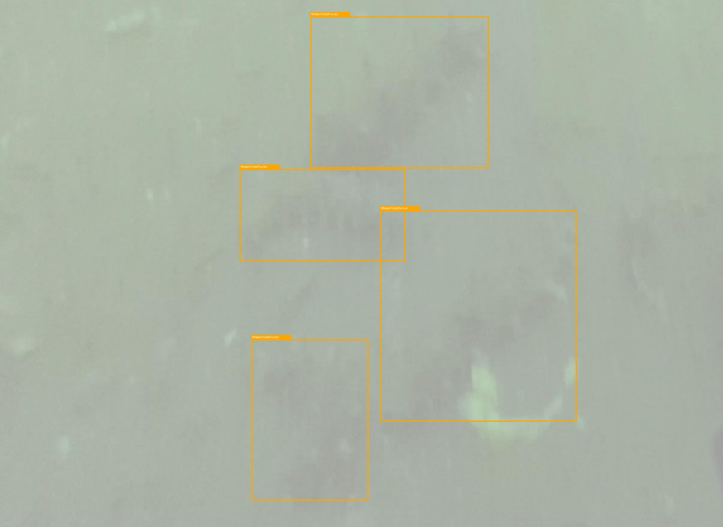
#> input picture figures/paper_figures/selected_failure_cases/case_a_holothurian.png, 723 x 527 px, found by its file name; its folder holds 4 pictures in this run
$ python make_failure_case_montage.py
#> lines starting #> are read from the running program, lines starting #| are printed output that depends on the picture; pictures that were not available may be replaced by others from this repository, and a replacement may not be noted
from pathlib import Path
from PIL import Image, ImageDraw


PROJECT_ROOT = Path(r"F:/Program Files/Underwater_Detection")

INPUT_DIR = PROJECT_ROOT / "paper_figures" / "selected_failure_cases"
OUTPUT_DIR = PROJECT_ROOT / "paper_figures"
OUTPUT_DIR.mkdir(parents=True, exist_ok=True)

CASE_STEMS = [
    "case_a_holothurian",
    "case_b_scallop",
    "case_c_haze",
    "case_d_severe",
]


def find_image_by_stem(input_dir, stem):
    for ext in [".png", ".jpg", ".jpeg", ".PNG", ".JPG", ".JPEG"]:
        path = input_dir / f"{stem}{ext}"
        if path.exists():
            return path

    candidates = list(input_dir.glob(stem + ".*"))
    if candidates:
        return candidates[0]

    raise FileNotFoundError(f"Cannot find image for stem: {stem}")


def resize_and_center_crop(img, target_w, target_h):
    """
    Fill the target cell without white padding.
    The image is center-cropped to the target ratio and then resized.
    """
    img = img.convert("RGB")
    w, h = img.size

    target_ratio = target_w / target_h
    img_ratio = w / h

    if img_ratio > target_ratio:
        new_w = int(h * target_ratio)
        left = (w - new_w) // 2
        img = img.crop((left, 0, left + new_w, h))
    else:
        new_h = int(w / target_ratio)
        top = (h - new_h) // 2
        img = img.crop((0, top, w, top + new_h))

    img = img.resize((target_w, target_h), Image.Resampling.LANCZOS)
    return img


def main():
    # 这里把高度加大，避免 A 图左右留白太多
    cell_w = 760
    cell_h = 520

    margin = 10

    total_w = cell_w * 2 + margin * 3
    total_h = cell_h * 2 + margin * 3

    montage = Image.new("RGB", (total_w, total_h), "white")
#> montage: PIL image 1550x1070 RGB; every value is 255
    draw = ImageDraw.Draw(montage)

    for idx, stem in enumerate(CASE_STEMS):
        img_path = find_image_by_stem(INPUT_DIR, stem)
        print(f"Loading: {img_path}")

        img = Image.open(img_path)
#> img is the input picture: PIL image 723x527 RGB; mean R, G, B 170.9, 179.5, 165.2
        img = resize_and_center_crop(img, cell_w, cell_h)
#> in resize_and_center_crop, `img = img.crop((0, top, w, top + new_h))`:
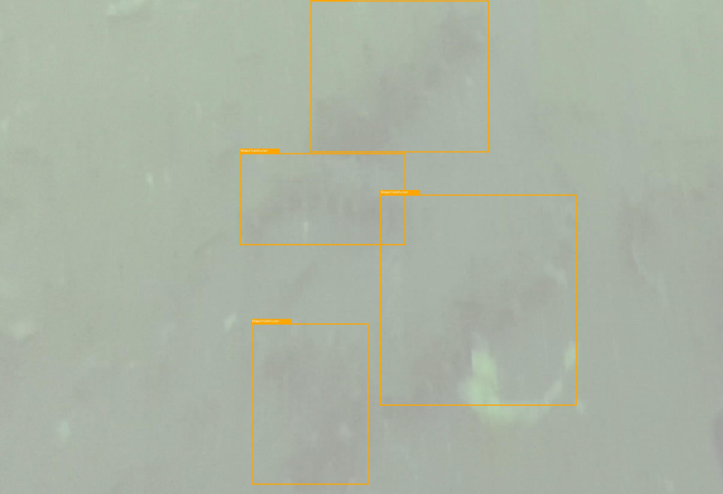
#> img: PIL image 723x494 RGB; mean R, G, B 170.9, 179.4, 165

        row = idx // 2
        col = idx % 2

        x = margin + col * (cell_w + margin)
        y = margin + row * (cell_h + margin)

        montage.paste(img, (x, y))
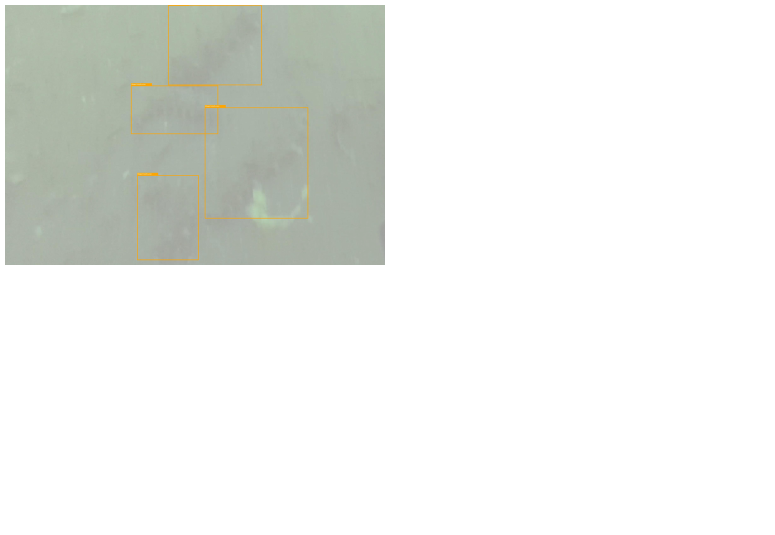
#> montage: PIL image 1550x1070 RGB (shown at 1/2 size); mean R, G, B 234.9, 237, 233.6

        draw.rectangle(
            [x, y, x + cell_w - 1, y + cell_h - 1],
            outline="black",
            width=1
        )
#> pass 2 of the loop in main, `for idx, stem in enumerate(CASE_STEMS):`:
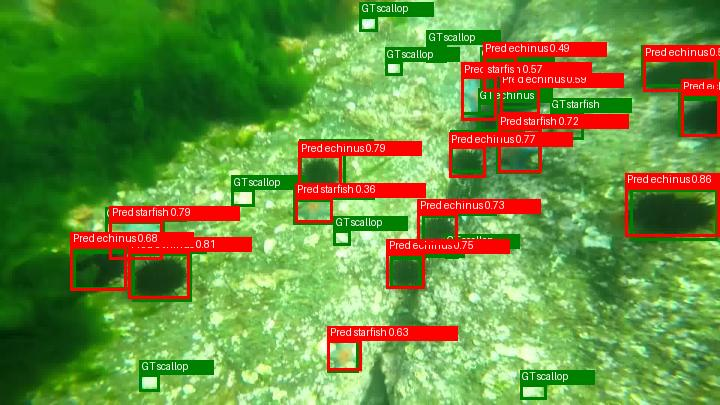
#> input picture figures/paper_figures/selected_failure_cases/case_b_scallop.jpg, 720 x 405 px, given in place of case_b_scallop.png, which was not available
#> in main, img is the input picture: PIL image 720x405 RGB; mean R, G, B 105.2, 142.7, 62.7
#> in resize_and_center_crop (call 2), `img = img.resize((target_w, target_h), Image.Resampling.LANCZOS)`:
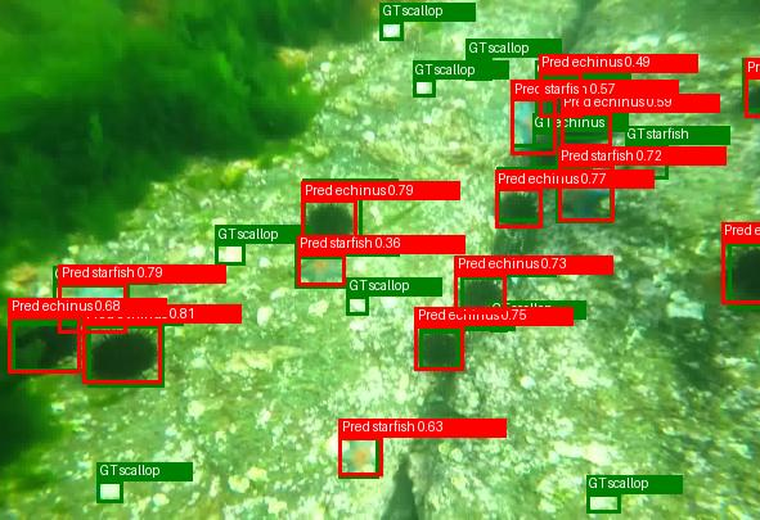
#> img: PIL image 760x520 RGB; mean R, G, B 114.7, 150.2, 69.2
#> in main, `montage.paste(img, (x, y))`:
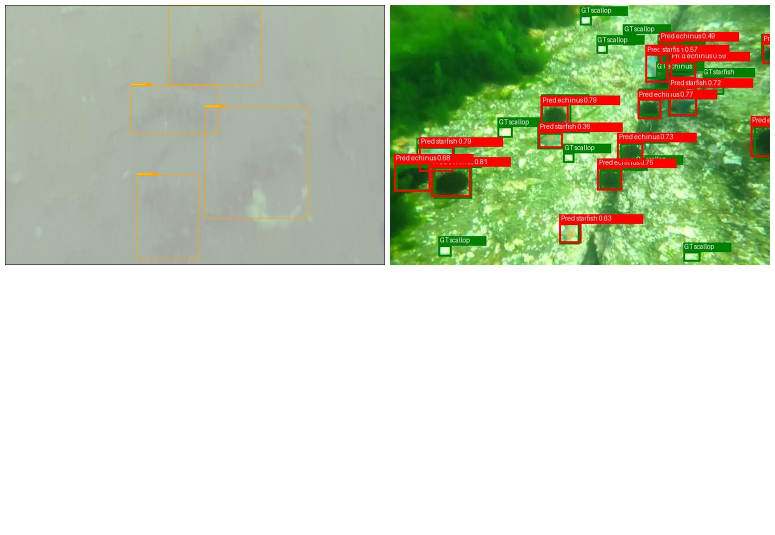
#> montage: PIL image 1550x1070 RGB (shown at 1/2 size); mean R, G, B 201.2, 211.7, 189
#> pass 3 of the loop in main, `for idx, stem in enumerate(CASE_STEMS):`:
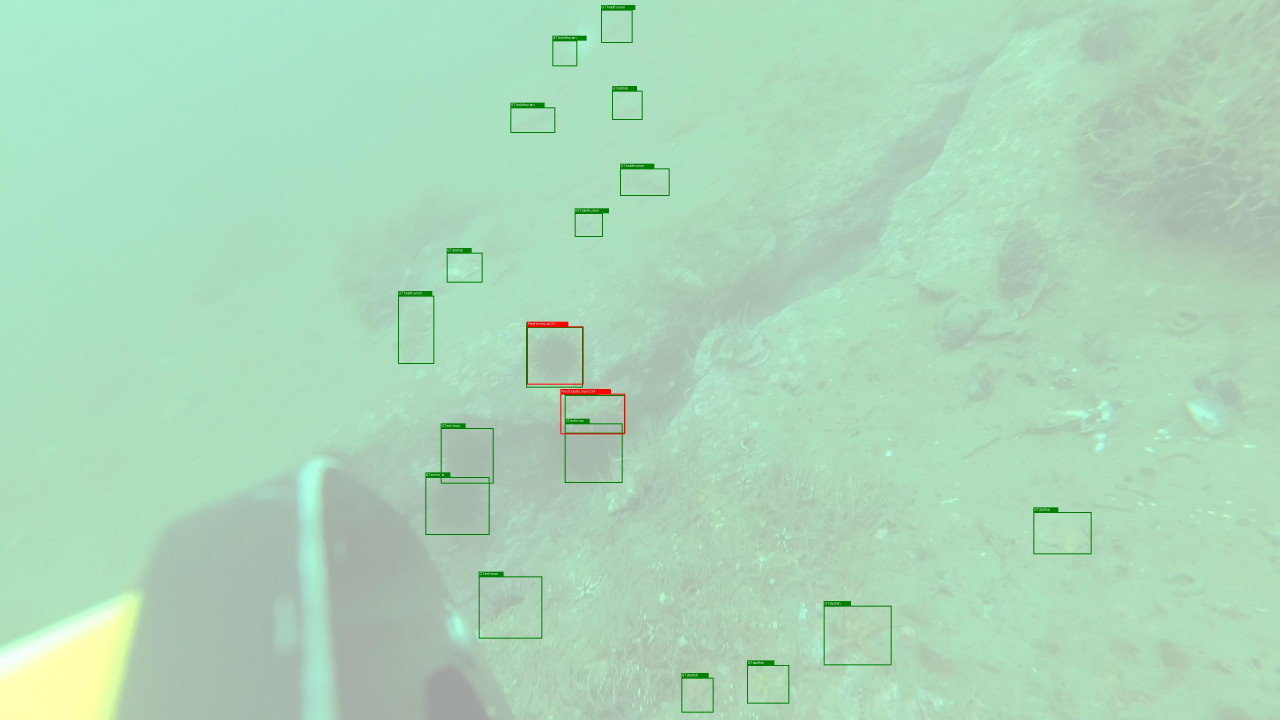
#> input picture figures/paper_figures/selected_failure_cases/case_c_haze.jpg, 3840 x 2160 px, given in place of case_c_haze.png, which was not available (shown at 1/3 size)
#> in main, img is the input picture: PIL image 3840x2160 RGB; mean R, G, B 172.8, 215.4, 186.7
#> in resize_and_center_crop (call 3), `img = img.resize((target_w, target_h), Image.Resampling.LANCZOS)`:
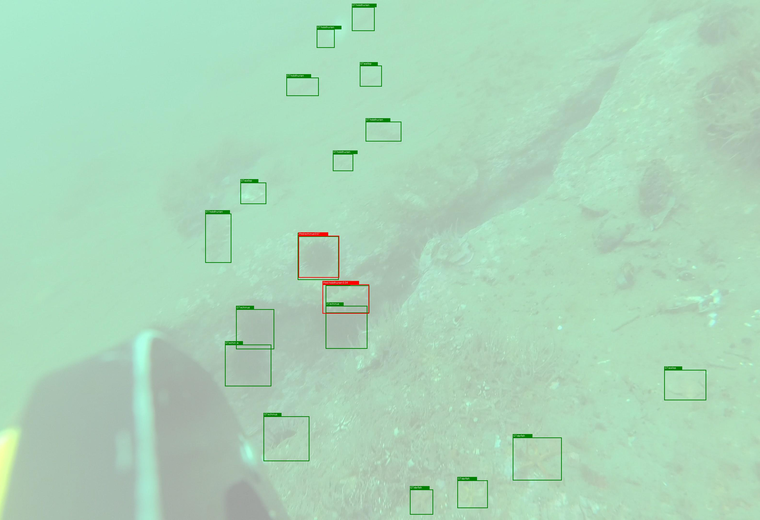
#> img: PIL image 760x520 RGB; mean R, G, B 171.6, 214.2, 186.2
#> in main, `montage.paste(img, (x, y))`:
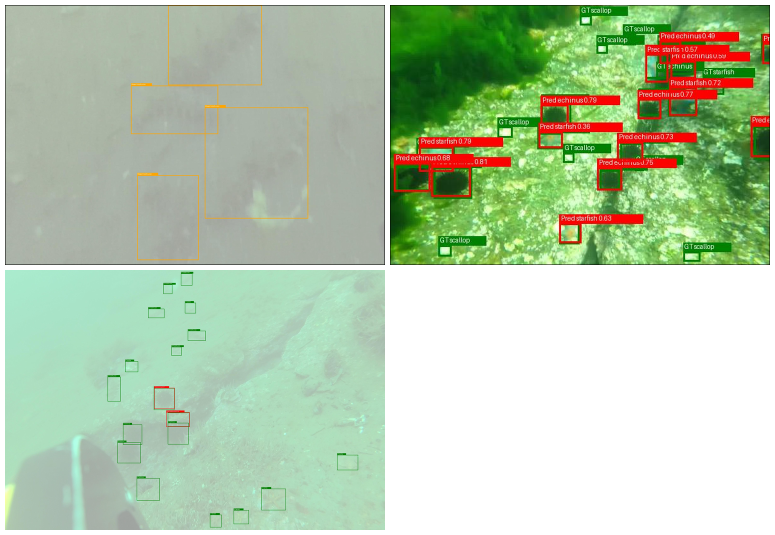
#> montage: PIL image 1550x1070 RGB (shown at 1/2 size); mean R, G, B 181.2, 201.8, 172.6
#> the loop made 4 passes; the first 3 are shown

    out_png = OUTPUT_DIR / "failure_case_montage.png"
    out_pdf = OUTPUT_DIR / "failure_case_montage.pdf"

    montage.save(out_png, dpi=(300, 300))
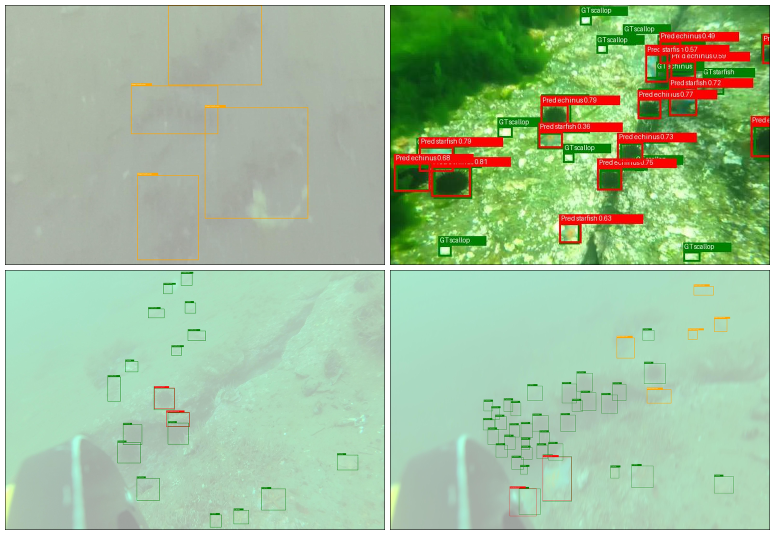
#> saved as failure_case_montage.png: PIL image 1550x1070 RGB (shown at 1/2 size); mean R, G, B 160.5, 190.9, 155.4
    montage.save(out_pdf)

    print("Saved:")
    print(out_png)
#| F:/Program Files/Underwater_Detection/paper_figures/failure_case_montage.png
    print(out_pdf)


if __name__ == "__main__":
    main()
